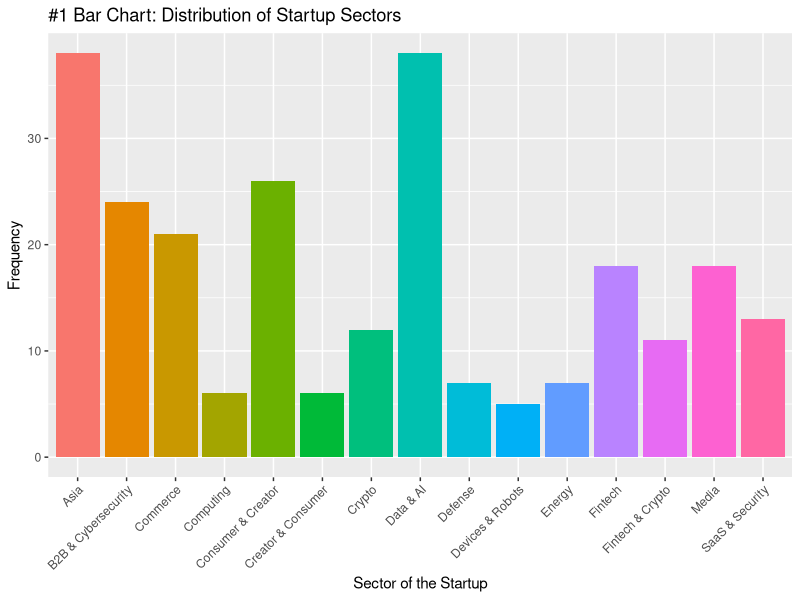
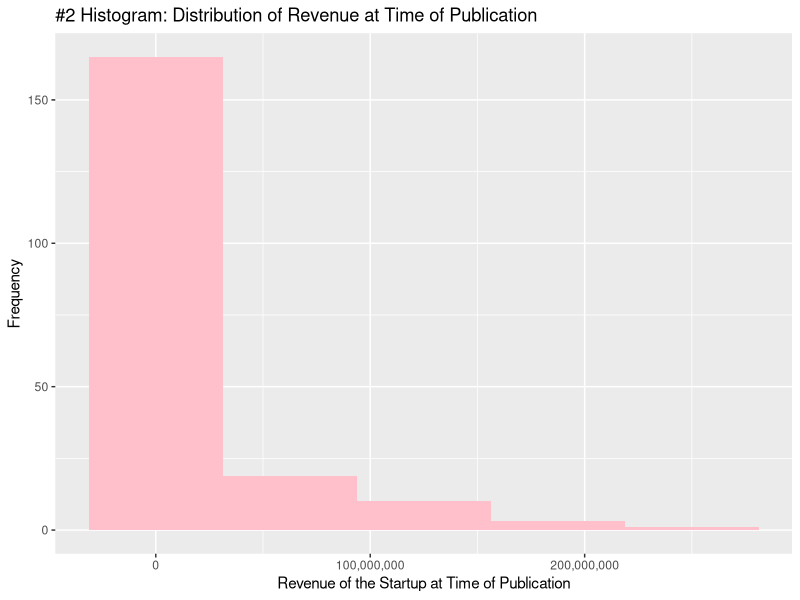
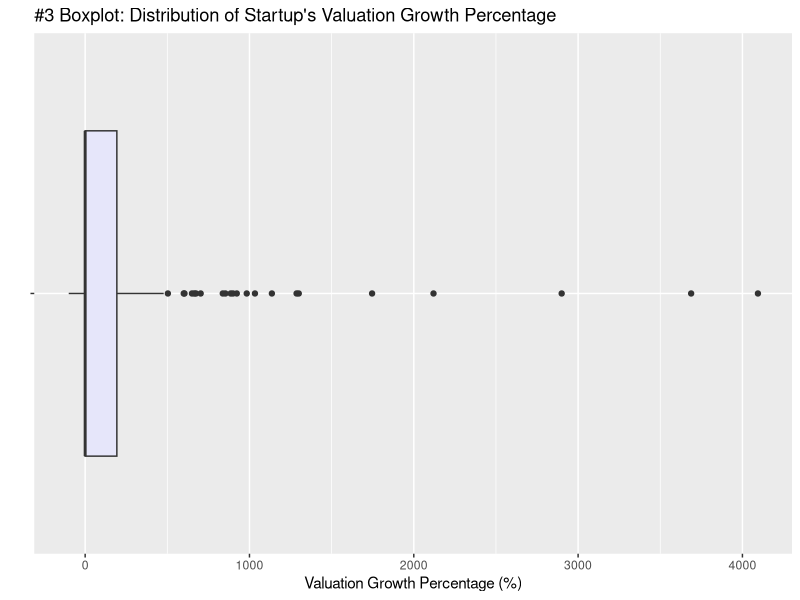
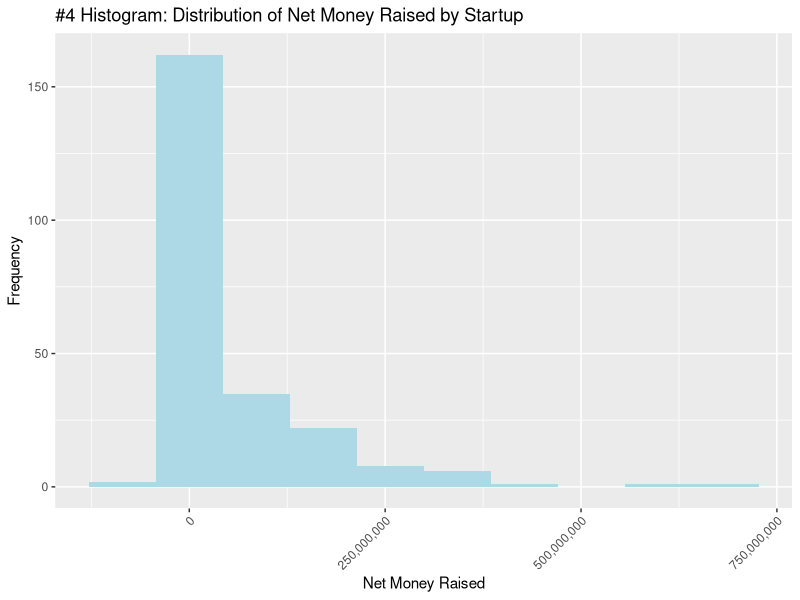
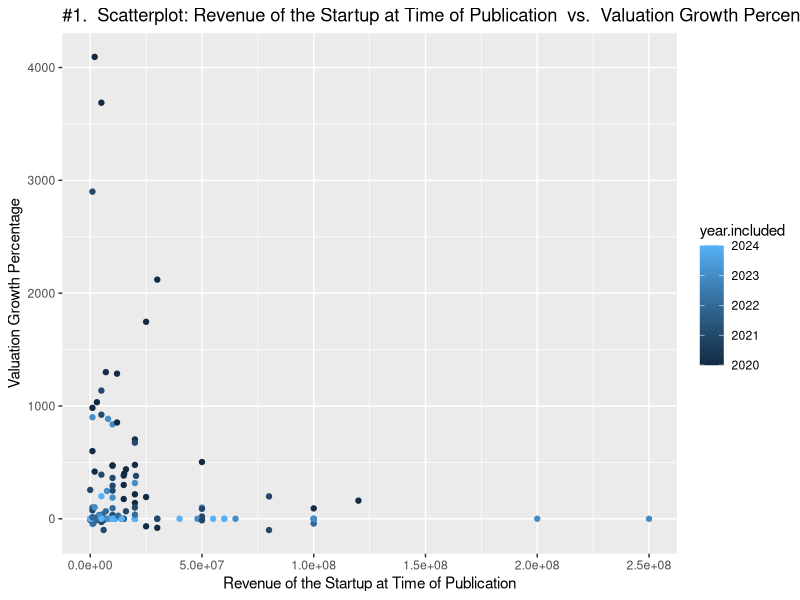
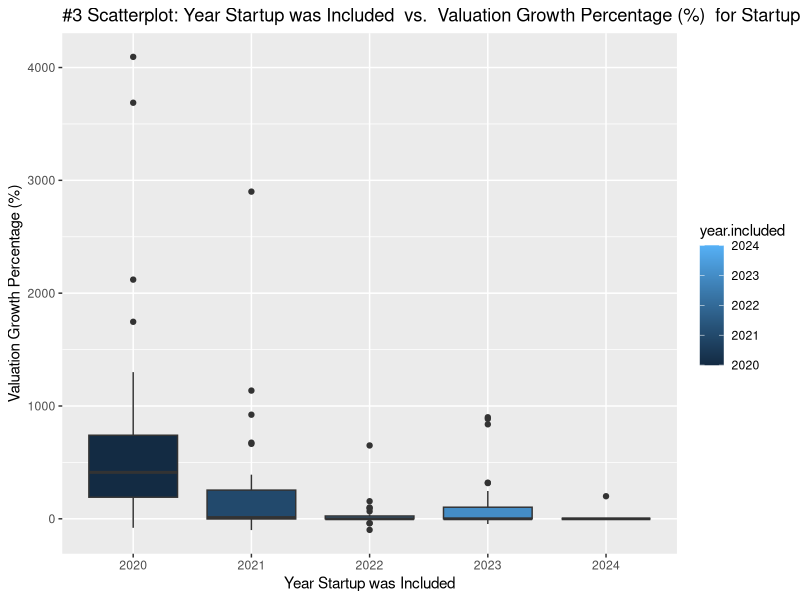
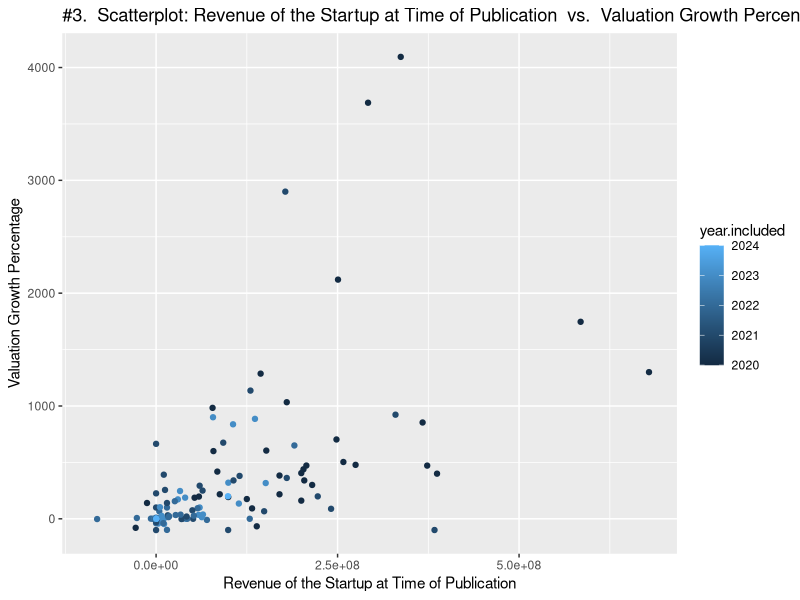

Reproduce these figures in R, in order.
## ---- chunk 1
#loading packages and reading in dataset
startups_data = read.csv("Startups Dataset - Sheet1.csv")
library(ggplot2)
library(tidyverse)
library(knitr)
library(kableExtra)
## ---- chunk 2
#***cleaning the dataset***

#making money raised at time of publication variable into numeric: 
startups_data = mutate(startups_data, money.raised.at.time.of.publication = (parse_number(money.raised.at.time.of.publication)*1000000))

#making money raised current variable into numeric: 
startups_data = mutate(startups_data, money.raised.current = (parse_number(money.raised.current)*1000000))

#making valuation at time of publication variable into numeric: 
startups_data = mutate(startups_data, valuation.at.time.of.publication = (parse_number(valuation.at.time.of.publication)*1000000))

#making revenue at time of publication into numeric: 
my_vec = vector(length = length(startups_data$revenue.at.time.of.publication))
for(i in 1:length(startups_data$revenue.at.time.of.publication)){
  val = startups_data$revenue.at.time.of.publication[i]
  
  if(is.na(val)){
    number = NA
  } 
  else if(str_detect(val, "(M|million)")){
    number = parse_number(val) * 1000000
  } 
  else {
    number = parse_number(val)
  }
  my_vec[i] = number
}

startups_data$revenue.at.time.of.publication = my_vec

#making most recent valuation variable into numeric: 
my_vector = vector(length = length(startups_data$most.recent.valuation.month.year))

for(i in 1:length(startups_data$most.recent.valuation.month.year)){
  val = startups_data$most.recent.valuation.month.year[i]
  
  if(is.na(val)){
    number = NA
  } 
  else if(str_detect(val, "(M|million)")){
    number = parse_number(val) * 1000000
  } 
  else if(str_detect(val, "B")){
    number = parse_number(val) * 1000000000
  } 
  else {
    number = parse_number(val)
  }
  my_vector[i] = number
}

startups_data$most.recent.valuation.month.year = my_vector

#fixing Consumer and Creator Sector
startups_data$sector[startups_data$sector == "Creator and Consumer"] = "Consumer and Creator"


#fixing AI Sector
startups_data$sector[startups_data$sector == "AI Applications"] = "Data & AI"


#making new interest variables: 

#new variable of interest: net money raised
startups_data = mutate(startups_data, net.money.raised = money.raised.current - money.raised.at.time.of.publication) 

#new variable of interest: valuation growth percentage
startups_data = mutate(startups_data, valuation_growth_percentage = round(((most.recent.valuation.month.year - valuation.at.time.of.publication)/
valuation.at.time.of.publication) * 100, 2))
## ---- chunk 3
#making a subset of cleaned dataset with only variables needed
startups_subset = select(startups_data, name.of.company, year.included, sector, revenue.at.time.of.publication, net.money.raised, valuation_growth_percentage)

#Make a nicely formatted table that includes the name of each variable, its type, and a brief description. 
variable_table = data.frame("Variable Name" = c("name.of.company", "year.included", "sector","revenue.at.time.of.publication", "net.money.raised", "valuation_growth_percentage"), "Type" = c("Categorical","Categorical","Categorical","Numeric", "Numeric","Numeric"), "Description" = c("The name of the startup.","The year that the startup was included on this list.","The industry sector that the startup belongs to.","The total revenue of the startup at time of publication", "The total net change in the money raised by the startup from publication time to current time.","The percentage growth in the startup from the publication time to current time."))

my_table = kable(variable_table, col.names = c("Variable Name", "Type", "Description"), caption = "<b style='color:black;'>Information about the Variables Used for Analysis.</b>", format = "html")
kable_styling(my_table, bootstrap_options = c("striped", "bordered"))
## ---- chunk 4
#1 Bar Chart: Distribution of Startup Sectors
ggplot(startups_subset) + geom_bar(aes(x=sector, fill = sector)) + theme(axis.text.x = element_text(angle = 45, hjust = 1), legend.position = "none") + labs(x="Sector of the Startup", y="Frequency", title="#1 Bar Chart: Distribution of Startup Sectors")
## ---- chunk 5
#2 Histogram: Distribution of Revenue at Time of Publication
ggplot(startups_subset) + geom_histogram(aes(x=revenue.at.time.of.publication), bins = 5, fill = "pink") + labs(x="Revenue of the Startup at Time of Publication", y="Frequency", title = "#2 Histogram: Distribution of Revenue at Time of Publication") + scale_x_continuous(labels = scales::comma)
## ---- chunk 6
#3 Boxplot: Distribution of Startup's Valuation Growth Percentage
ggplot(startups_subset) + geom_boxplot(aes(x=valuation_growth_percentage, y=""), fill = "lavender") + labs(x="Valuation Growth Percentage (%)", y="", title = "#3 Boxplot: Distribution of Startup's Valuation Growth Percentage")
## ---- chunk 7
#4 Histogram: Distribution of Net Money Raised by Startup
ggplot(startups_subset) + geom_histogram(aes(x=net.money.raised), bins = 10, fill = "lightblue") + labs(x="Net Money Raised", y="Frequency", title = "#4 Histogram: Distribution of Net Money Raised by Startup") + scale_x_continuous(labels = scales::comma) + theme(axis.text.x = element_text(angle = 45, hjust = 1))
## ---- chunk 8
#making a function that will generate scatterplot multivariate graphs
graph_scat = function(x_given, y_given, x_label, y_label, number){
  make_title = paste(number, "Scatterplot:", x_label, " vs. ", y_label, " for Startups")
  print(ggplot(startups_subset) + geom_point(aes(x=.data[[x_given]], y=.data[[y_given]], color = year.included)) + labs(x=x_label, y=y_label, title = make_title)
        
)
}

#1. Scatterplot of the Revenue at Time of Publication vs. Valuation Growth Percentage by Year for Startups
graph_scat("revenue.at.time.of.publication", "valuation_growth_percentage", "Revenue of the Startup at Time of Publication", "Valuation Growth Percentage", "#1. ")
## ---- chunk 9
graph_box = function(x_given, y_given, x_label, y_label, number){
  make_title = paste(number, "Scatterplot:", x_label, " vs. ", y_label, " for Startups")
  print(ggplot(startups_subset) + geom_boxplot(aes(x=factor(.data[[x_given]]), y=.data[[y_given]], fill = year.included)) + labs(x=x_label, y=y_label, title = make_title)
)
}
#3. Boxplot: Year Included vs. Valuation Growth Percentages of Startups
graph_box("year.included", "valuation_growth_percentage", "Year Startup was Included", "Valuation Growth Percentage (%)", "#3") 
  
  

## ---- chunk 10
graph_scat("net.money.raised", "valuation_growth_percentage", "Revenue of the Startup at Time of Publication", "Valuation Growth Percentage", "#3. ")
